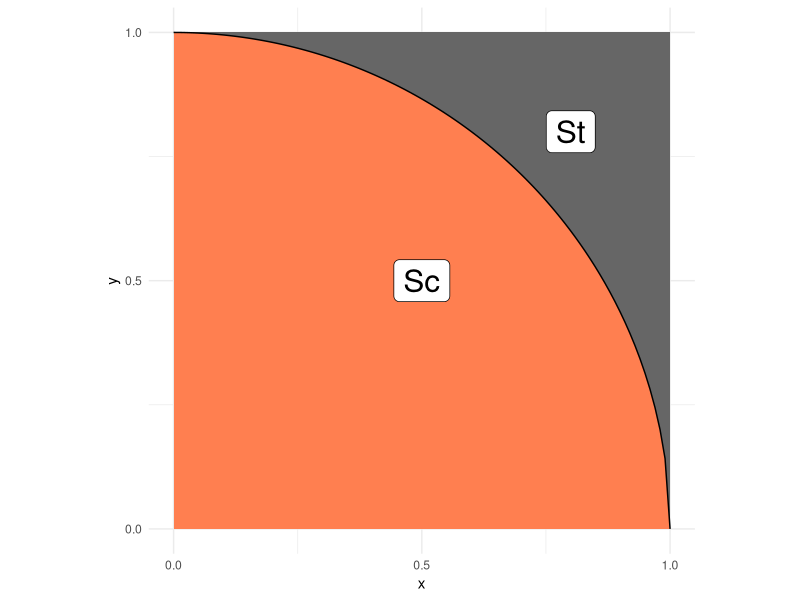
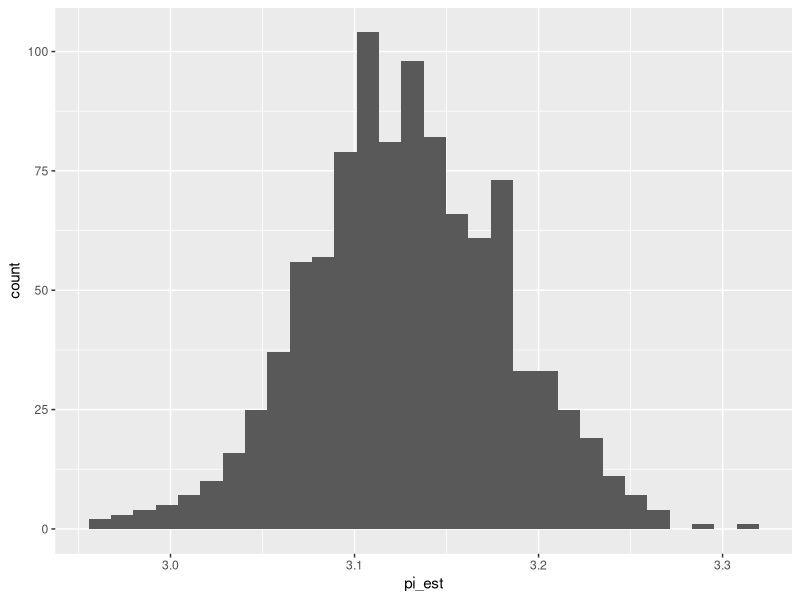

Here is the R script that generated these plots, in order:
## ---- chunk 1
library(tidyverse)
library(rsample)
## ---- chunk 2
## NOTE: No need to edit; this visual helps explain the pi estimation scheme
tibble(x = seq(0, 1, length.out = 100)) %>%
  mutate(y = sqrt(1 - x^2)) %>%

  ggplot(aes(x, y)) +
  annotate(
    "rect",
    xmin = 0, ymin = 0, xmax = 1, ymax = 1,
    fill = "grey40",
    size = 1
  ) +
  geom_ribbon(aes(ymin = 0, ymax = y), fill = "coral") +
  geom_line() +
  annotate(
    "label",
    x = 0.5, y = 0.5, label = "Sc",
    size = 8
  ) +
  annotate(
    "label",
    x = 0.8, y = 0.8, label = "St",
    size = 8
  ) +
  scale_x_continuous(breaks = c(0, 1/2, 1)) +
  scale_y_continuous(breaks = c(0, 1/2, 1)) +
  theme_minimal() +
  coord_fixed()
## ---- chunk 3
## TASK: Choose a sample size and generate samples
## TASK: Choose a sample size and generate samples
n <- 1000 # Choose a sample size
df_q1 <- data.frame(
  x = runif(n, min = 0, max = 1), # Generate n uniform random x values
  y = runif(n, min = 0, max = 1)  # Generate n uniform random y values
)
##n <- NA_real_ # Choose a sample size
##df_q1 <- NA # Generate the data
## ---- chunk 4
## NOTE: Do not edit this code
# Correct sample size
assertthat::assert_that(
  dim(df_q1) %>% 
    .[[1]] == n,
  msg = "The sample size should be `n`"
)
# Correct column names
assertthat::assert_that(
  setequal(names(df_q1), c("x", "y")),
  msg = "df_q1 must include the columns `x` and `y`"
)
print("Good")
## ---- chunk 5
## TASK: Finish implementing this function
stat <- function(x, y) { 4 * (x^2 + y^2 <= 1)
##stat <- function(x, y) {
  # TODO: Finish implementing this function
}
## ---- chunk 6
## TASK: Finish writing these assert statements
# Check the value for points inside the circle
assertthat::assert_that(
  tibble(x = 0.5, y = 0.5) %>% # Point inside circle (0.5² + 0.5² = 0.5 ≤ 1)
    mutate(stat = stat(x, y)) %>% 
    pull(stat) %>% 
    .[[1]] == 4,
  msg = "Incorrect value when a point is inside the circle"
)

# Check the value for points outside the circle
assertthat::assert_that(
  tibble(x = 0.9, y = 0.9) %>% # Point outside circle (0.9² + 0.9² = 1.62 > 1)
    mutate(stat = stat(x, y)) %>% 
    pull(stat) %>% 
    .[[1]] == 0,
  msg = "Incorrect value when a point is outside the circle"
)
print("Your assertions passed, but make sure they're checking the right thing!")
## ---- chunk 7
## TASK: Estimate pi using your data from q1
df_q3 <- 
  df_q1 %>% 
  mutate(in_circle = (x^2 + y^2 <= 1)) %>%  # Check if point is in unit circle
  summarize(pi_est = 4 * mean(in_circle))   # Calculate π estimate

df_q3
## ---- chunk 8
## NOTE: Do not edit this code
# Correct sample size
assertthat::assert_that(
  dim(df_q3) %>% 
    .[[1]] == 1,
  msg = "This result should have just one row"
)
# Correct column names
assertthat::assert_that(
  setequal(names(df_q3), c("pi_est")),
  msg = "df_q3 must include the column `pi_est`"
)
print("Good")
## ---- chunk 9
## TASK: Finish the code below
## TASK: Finish the code below
df_q4 <- 
  df_q1 %>% 
  mutate(in_circle = (x^2 + y^2 <= 1)) %>%  # First mark points inside circle
  bootstraps(times = 1000) %>% 
  mutate(
    pi_est = map_dbl(
      splits,
      function(split_df) {
        analysis(split_df) %>% 
          summarize(pi_est = 4 * mean(in_circle)) %>% 
          pull(pi_est)
      }
    )
  )


## NOTE: Do not edit; use this to visualize your results
df_q4 %>% 
  ggplot(aes(pi_est)) +
  geom_histogram()

## ---- chunk 10
## TASK: Compute a bootstrap confidence interval at the 95% level (alpha = 0.05)
## Compute bootstrap confidence interval at 95% level
df_q5 <- 
  df_q4 %>% 
  summarize(
    pi_lo = quantile(pi_est, 0.025),  # 2.5th percentile
    pi_up = quantile(pi_est, 0.975)   # 97.5th percentile
  )

df_q5
## ---- chunk 11
df_q6 <- df_q1 %>%
  summarize(
    p_hat = mean(x^2 + y^2 <= 1),  # Proportion in circle
    pi_hat = 4 * p_hat,            # Point estimate of π
    se = 4 * sqrt(p_hat * (1 - p_hat) / nrow(df_q1)),  # Standard error
    pi_lo = pi_hat - qnorm(0.975) * se,  # Lower bound
    pi_up = pi_hat + qnorm(0.975) * se   # Upper bound
  ) %>%
  select(pi_lo, pi_up)

df_q6
